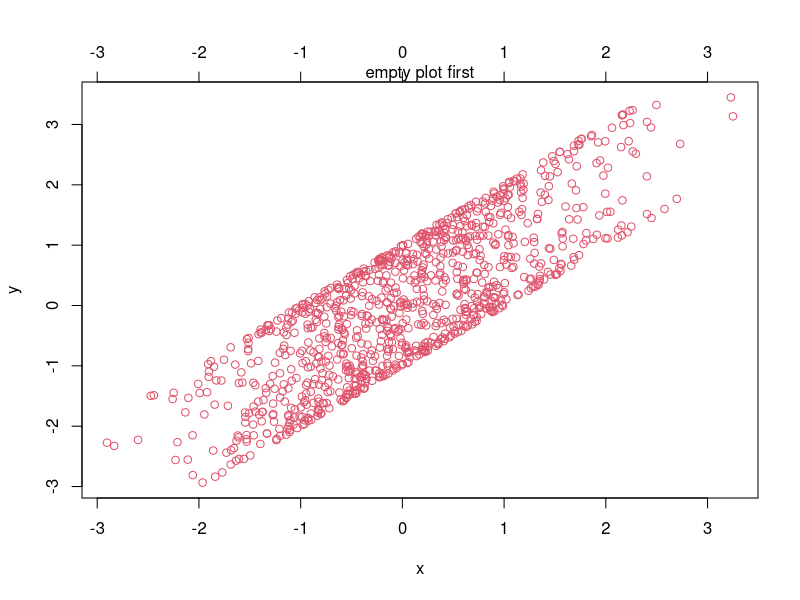
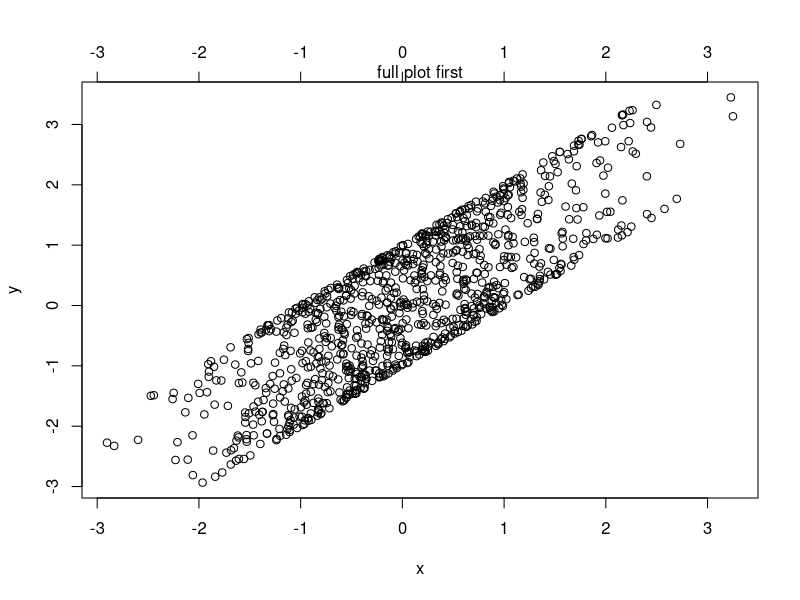
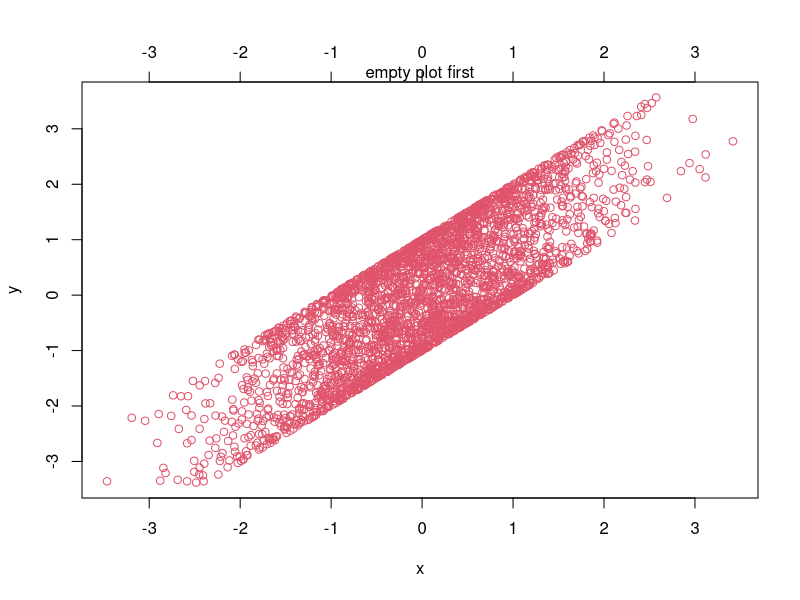
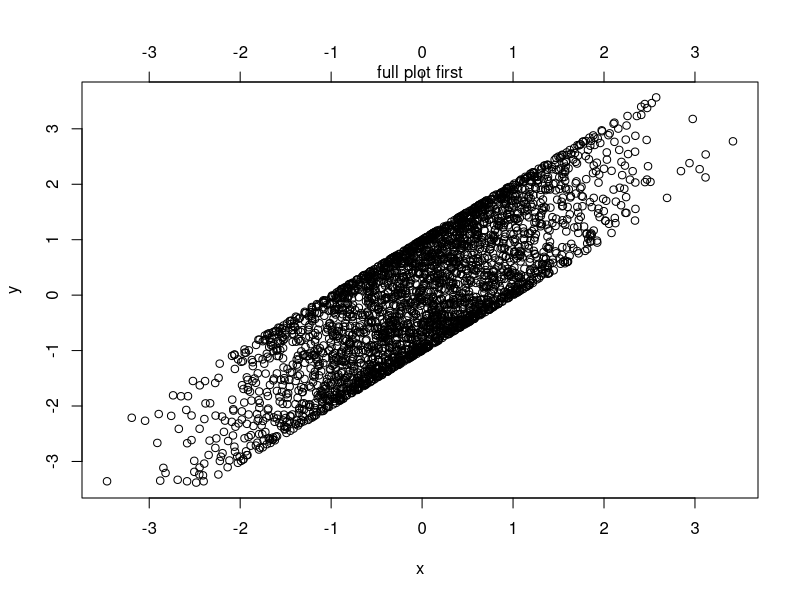
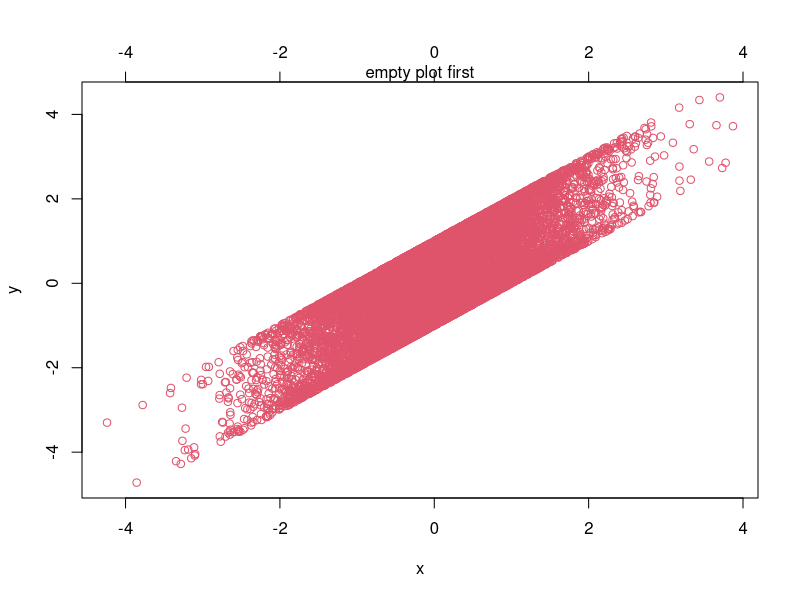
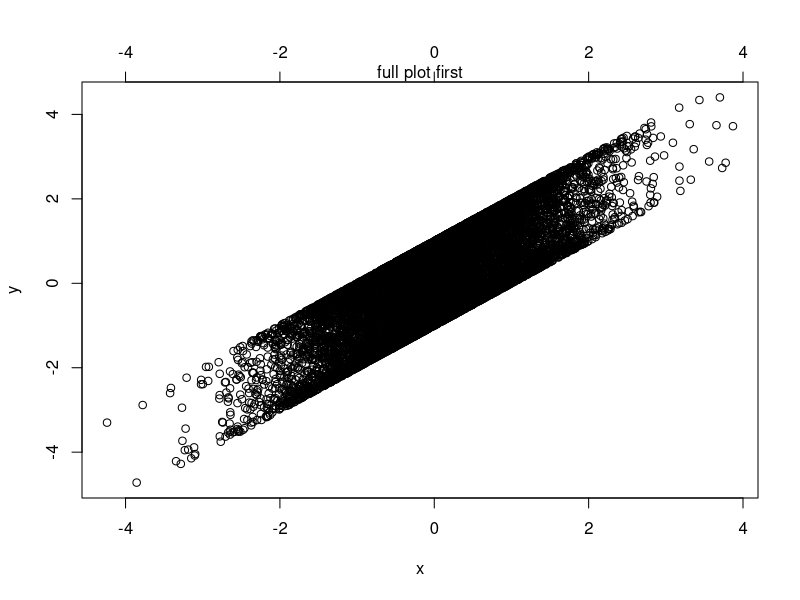
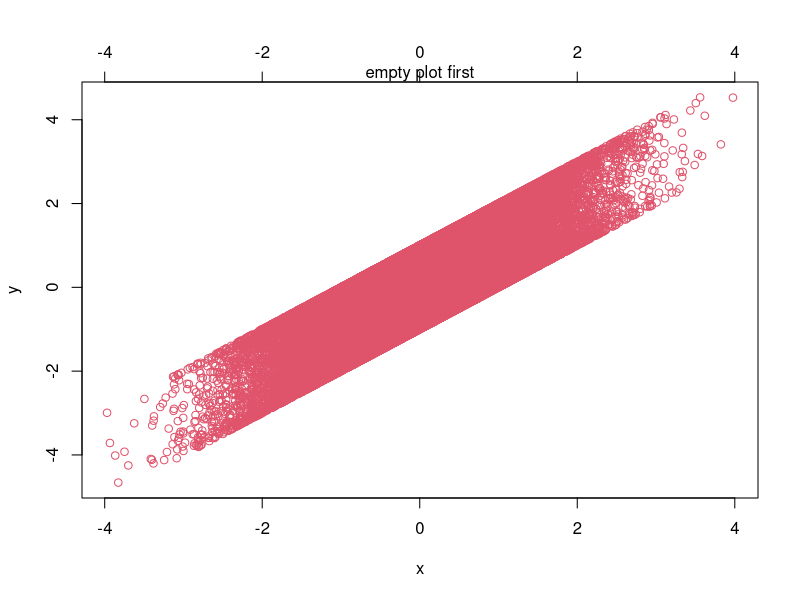
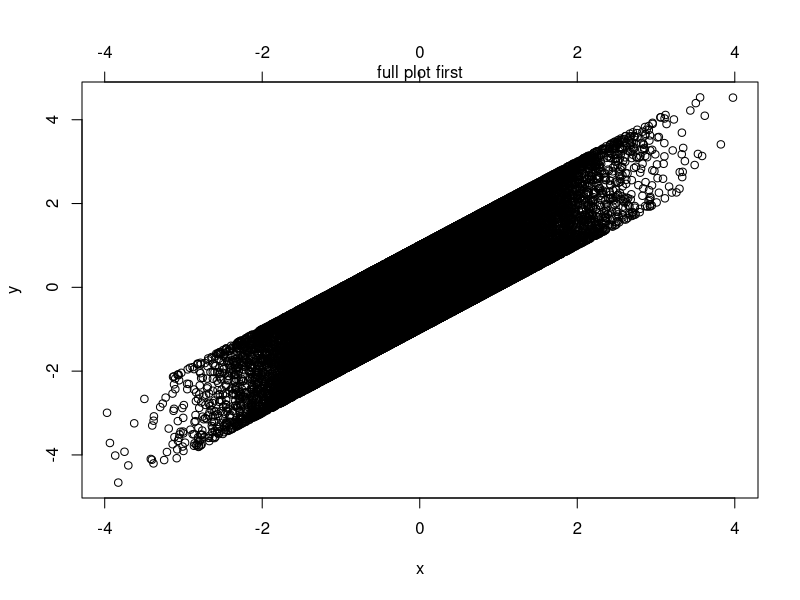

The R script that drew these images, in order:
# This test takes a minute to run, and produces a PNG that summarizes the
# results.

# This creates 5 plots -- you may ignore them.
quartz()
ns <-  c(1e3, 3e3, 1e4, 3e4, 1e5)
t1s <- rep(NA, length(ns))
t2s <- rep(NA, length(ns))
for (i in seq_along(ns)) {
   x <- rnorm(ns[i])
   y <- sin(seq_along(x/100)) + x
   t1s[i] <- system.time({
       plot(x,y, type="n")
       axis(side=3)
       mtext("empty plot first")
       points(x, y,col=2)
   })[1]
   t2s[i] <- system.time({
       plot(x,y)
       axis(side=3)
       mtext("full plot first")
   })[1]
}
dev.off()

# This creates a single plot -- please post it at
# https://github.com/dankelley/oce/issues/1939
# along with a brief description of your machine.
png("1939b.png")
par(mar=c(3,3,1,1), mgp=c(2,0.7,0), mfrow=c(2,1))
plot(ns, t1s,
    xlim=range(ns),
    ylim=range(c(t1s, t2s)),
    pch=1, log="xy",
    xlab="# points",
    ylab="Time [s]",
    type="b")
grid()
mtext("Log scale")
points(ns, t2s, pch=2, type="b", col=2)
legend("topleft", pch=1:2, col=1:2, bg="white",
    legend=c("empty plot at start",
        "full plot at start"))
# scalebar
N <- length(ns)
x <- ns[N]
y <- t1s[N-1]
lines(rep(x,2), y*c(1, 3), col=4, lwd=3)
text(ns[N], y*sqrt(3), "3X", pos=2, col=4, font=2)

plot(ns, t2s/t1s, type="o", ylim=c(1, 4),
    log="xy",
    xlab="# points",
    ylab="Speedup Factor")
abline(h=3, col=4, lwd=3)
mtext("3x", side=4, at=3, font=2, col=4)

dev.off()
